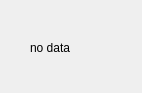
<?xml version="1.0" encoding="UTF-8"?>
<ui version="4.0">
 <class>HelpmeWindow</class>
 <widget class="QDialog" name="HelpmeWindow">
  <property name="geometry">
   <rect>
    <x>0</x>
    <y>0</y>
    <width>142</width>
    <height>93</height>
   </rect>
  </property>
  <property name="windowTitle">
   <string>Dialog</string>
  </property>
  <widget class="QLabel" name="label">
   <property name="geometry">
    <rect>
     <x>30</x>
     <y>40</y>
     <width>101</width>
     <height>16</height>
    </rect>
   </property>
   <property name="text">
    <string>no data</string>
   </property>
  </widget>
 </widget>
 <resources/>
 <connections/>
</ui>
